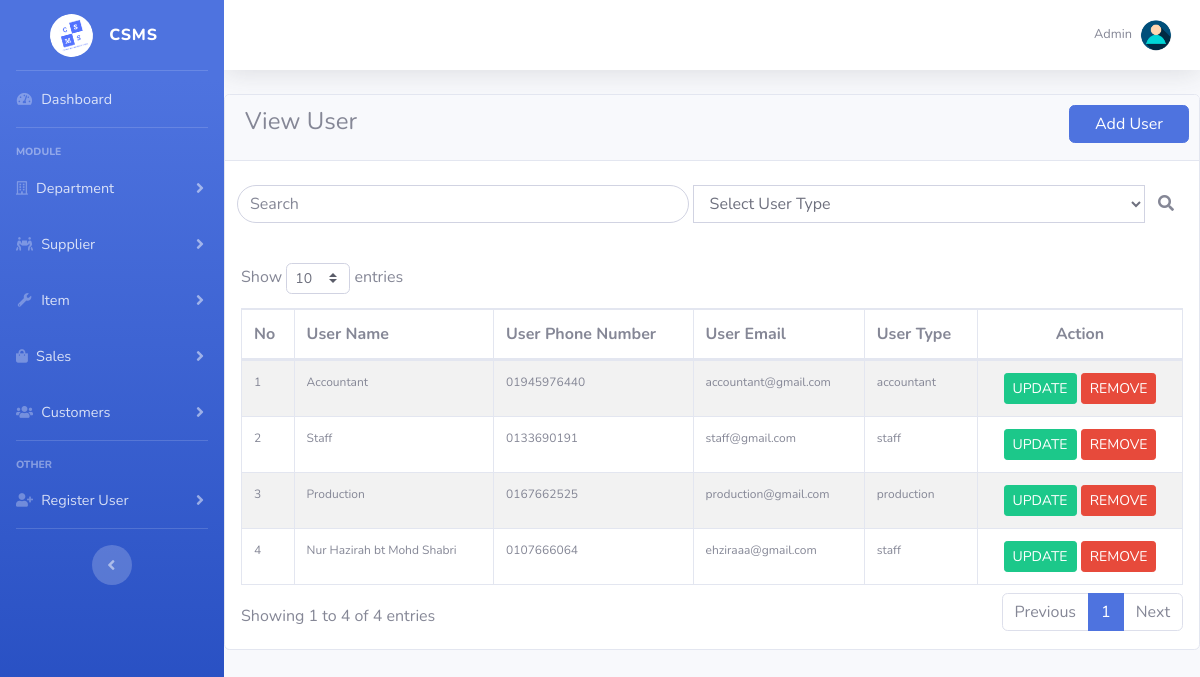
Page /view_user.php (signed in) on the committed database.
### tables this page shows
CREATE TABLE `user` (
  `user_id` int(5) NOT NULL,
  `user_name` varchar(50) NOT NULL,
  `user_ic` bigint(15) NOT NULL,
  `user_email` varchar(50) NOT NULL,
  `user_phone` text NOT NULL,
  `user_type` varchar(30) NOT NULL,
  `password` longtext NOT NULL,
  `confirm_password` longtext NOT NULL
);

### view_user.php (the view, shortened to what this page needs)
<?php
include('connection.php');
if(isset($_SESSION["userid"])){
  $uid = $_SESSION["userid"];
}
else{
  header('Location: login.php');
}
$sql = "SELECT * FROM user WHERE user_id = '".$uid."'";
$rsltsql = $conn->query($sql);
if($rsltsql->num_rows>0){
  while($rowsql = $rsltsql->fetch_assoc()){
    $uname = $rowsql["user_name"];
  }
}
?>
<!DOCTYPE html>
<html lang="en">
<head>
  <link href="vendor/fontawesome-free/css/all.min.css" rel="stylesheet" type="text/css">
  <link href="css/sb-admin-2.min.css" rel="stylesheet">
  <link href="vendor/datatables/dataTables.bootstrap4.css" rel="stylesheet">
</head>
<body id="page-top">
  <div id="wrapper">
    <?php include('menu.php'); ?>
    <div id="content-wrapper" class="d-flex flex-column">
      <div id="content">
        <nav class="navbar navbar-expand navbar-light bg-white topbar mb-4 static-top shadow">
          <ul class="navbar-nav ml-auto">
            <li class="nav-item dropdown no-arrow">
              <a class="nav-link dropdown-toggle" href="#" id="userDropdown" role="button" data-toggle="dropdown" aria-haspopup="true" aria-expanded="false">
                <span class="mr-2 d-none d-lg-inline text-gray-600 small"><?php echo $uname ?></span>
                <img class="img-profile rounded-circle" src="img/profile.jpg">
              </a>
            </li>
          </ul>
        </nav>
        <div class="row">
          <div class="col-md-12">
            <div class="card">
              <div class="card-header">
                <h4 class="card-title">View User</h4>
              </div><br>
              <button class="btn btn-primary btn-round text-white " style="position: absolute; right: 0; margin-top: 10px; margin-right: 10px; width: 120px;" onclick="location.href='add_user.php?user'">Add User</button>
              <form method="POST" action="#">
                <div class="input-group col-lg-12">
                  <input type="text" class="form-control" style="border-radius: 25px;" placeholder="Search" name="sfield">&nbsp;
                  <select class="form-control" name="user_type">
                    <option value="">Select User Type</option>
                  </select>
                  <button type="submit" class="btn btn-round" name="search"><i class="fas fa-search"></i></button>
                </div><br>
              </form>
              <div class="card-body">
                <table id="dataTable" class="table table-striped table-bordered" cellspacing="0" width="100%">
                  <thead>
                    <tr>
                      <th style='font-size:16px'>No</th>
                      <th style='font-size:16px'>User Name</th>
                      <th style='font-size:16px'>User Phone Number</th>
                      <th style='font-size:16px'>User Email</th>
                      <th style='font-size:16px'>User Type</th>
                      <th class="disabled-sorting text-center" style='font-size:16px'>Action</th>
                    </tr>
                  </thead>
                  <tbody>
                    <?php
                    $i = 0;
                    $userlist = "SELECT * FROM user WHERE user_type != 'admin'";
                    $rsltuserlist = $conn->query($userlist);
                    if($rsltuserlist->num_rows>0){
                      while($rowuserlist = $rsltuserlist->fetch_assoc()){
                        $i++;
                        $id = $rowuserlist["user_id"];
                        $name = $rowuserlist["user_name"];
                        $phone = $rowuserlist["user_phone"];
                        $email = $rowuserlist["user_email"];
                        $type = $rowuserlist["user_type"];
                        ?>
                        <tr>
                          <td style='font-size:12px'><?php echo $i ?></td>
                          <td style='font-size:12px'><?php echo $name ?></td>
                          <td style='font-size:12px'><?php echo $phone ?></td>
                          <td style='font-size:12px'><?php echo $email ?></td>
                          <td style='font-size:12px'><?php echo $type ?></td>
                          <td style="width: 180px; text-align: center;">
                            <a type="button" href="add_user.php?user&type=update&userid=<?php echo $id ?>" rel="tooltip" class="btn btn-success btn-icon btn-sm " data-original-title="" title="">UPDATE
                            </a>
                            <a type="button" href="delete_process.php?type=user&userid=<?php echo $id ?>" rel="tooltip" class="btn btn-success btn-danger btn-sm " data-original-title="" onclick="return confirm('Are you sure you want to delete this user?');" title="">REMOVE
                            </a>
                          </td>
                        </tr>
                        <?php
                      }
                    }
                    else{
                      ?>
                      <td colspan="6" style="text-align: center;">
                          No Data
                      </td>
                      <?php
                    }
                    ?>
                  </tbody>
                </table>
              </div>
            </div>
          </div>
        </div>
            </div>
          </div>
      </div>
</body>
</html>

### rows in the picture
user: user_name "Admin"
user: user_name "Accountant", user_phone "01945976440", user_email "accountant@gmail.com", user_type "accountant"
user: user_name "Staff", user_phone "0133690191", user_email "staff@gmail.com", user_type "staff"
user: user_name "Production", user_phone "0167662525", user_email "production@gmail.com", user_type "production"
user: user_name "Nur Hazirah bt Mohd Shabri", user_phone "0107666064", user_email "ehziraaa@gmail.com", user_type "staff"
